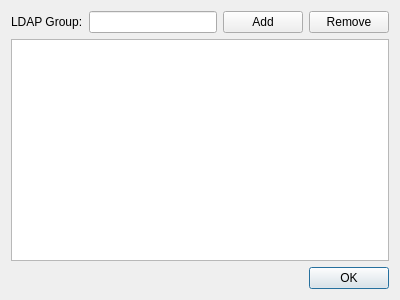
<?xml version="1.0" encoding="UTF-8"?>
<ui version="4.0">
 <class>Dialog</class>
 <widget class="QDialog" name="Dialog">
  <property name="geometry">
   <rect>
    <x>0</x>
    <y>0</y>
    <width>400</width>
    <height>300</height>
   </rect>
  </property>
  <property name="windowTitle">
   <string>Dialog</string>
  </property>
  <property name="modal">
   <bool>true</bool>
  </property>
  <layout class="QVBoxLayout" name="verticalLayout">
   <item>
    <layout class="QHBoxLayout" name="horizontalLayout">
     <item>
      <widget class="QLabel" name="addLabel">
       <property name="text">
        <string>LDAP Group:</string>
       </property>
      </widget>
     </item>
     <item>
      <widget class="QLineEdit" name="groupNameEdit"/>
     </item>
     <item>
      <widget class="QPushButton" name="addButton">
       <property name="text">
        <string>Add</string>
       </property>
      </widget>
     </item>
     <item>
      <widget class="QPushButton" name="removeButton">
       <property name="text">
        <string>Remove</string>
       </property>
      </widget>
     </item>
    </layout>
   </item>
   <item>
    <widget class="QListWidget" name="groupNameList"/>
   </item>
   <item>
    <widget class="QDialogButtonBox" name="okButtonBox">
     <property name="orientation">
      <enum>Qt::Horizontal</enum>
     </property>
     <property name="standardButtons">
      <set>QDialogButtonBox::Ok</set>
     </property>
    </widget>
   </item>
  </layout>
 </widget>
 <resources/>
 <connections/>
</ui>
